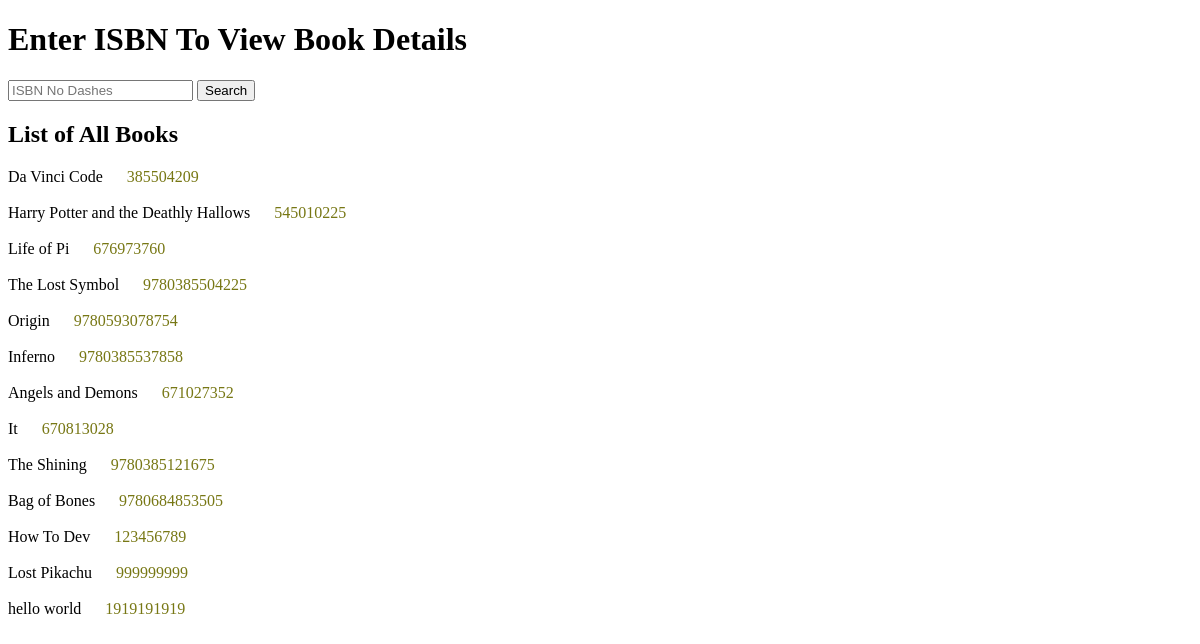
The page /books/ on the database as committed earlier.
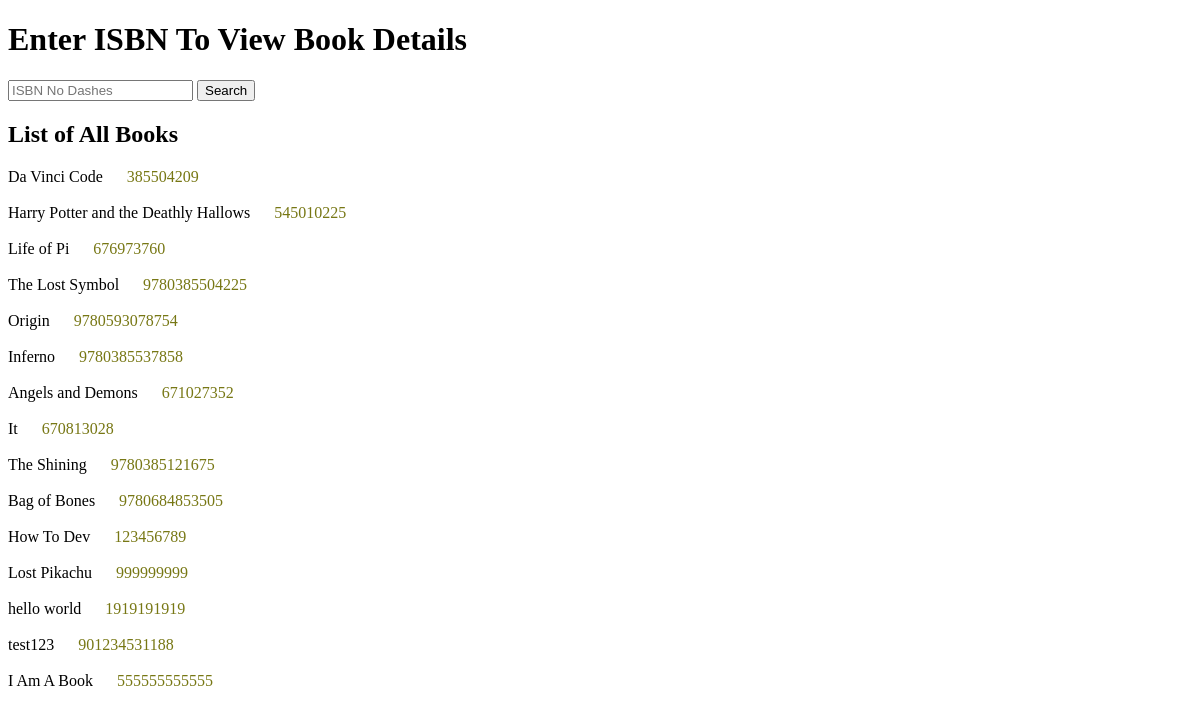
The same page on the database as committed later.
### books/models.py (models this page shows)
class Book(models.Model):
    Title = models.CharField(max_length=200)
    Author = models.CharField(max_length=200)
    Price = models.FloatField()
    Book_Description = models.CharField(max_length=10000)
    Genre = models.CharField(max_length=200)
    Publisher = models.CharField(max_length=200)
    Year_Published = models.IntegerField()
    Copies_Sold = models.IntegerField()
    ISBN = models.IntegerField()

### books/views.py (the view)
# urls.py: path('books/', all_books),
def all_books(request):
    books = Book.objects.all()
    return render (request, "ISBN_Search.html", {'books': books})

### templates/ISBN_Search.html (shortened to what this page needs)
<!DOCTYPE html>
<html lang="en">
<head>
</head>
<body>
    <h1>Enter ISBN To View Book Details</h1>
     <input type="text" placeholder="ISBN No Dashes">
    <button type="submit">Search</button>
    <h2>List of All Books</h2>
    {% for book in books %}
       <div>{{book.Title}} <span id = "isbn">{{book.ISBN}}</span>
       </div>
        <br>
    {% endfor %}
</body>
</html>

Rows that differ between the two databases and show on the page:
added Book: Title "test123", ISBN "901234531188"
added Book: Title "I Am A Book", ISBN "555555555555"
